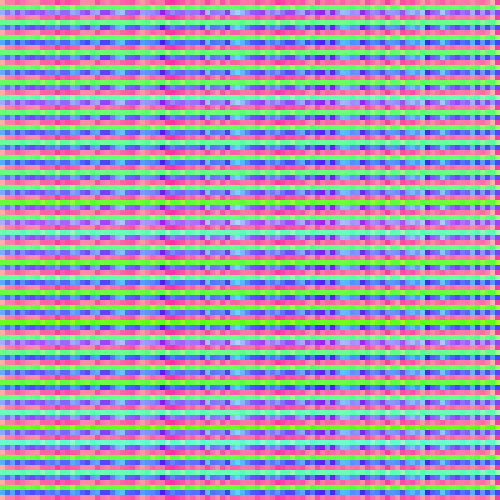
Frame 1 (no input)
Frame 2 (the mouse pressed at the canvas centre, redrawn once): identical to frame 1, image omitted

The p5.js sketch that drew this single still picture (run headless with seeded random() and noise() and a simulated clock; the mouse was pressed at the canvas centre and the sketch redrawn once):

// p5.js sketch
// ── sketch.js
// require https://cdnjs.cloudflare.com/ajax/libs/p5.js/0.5.14/p5.js

function setup() {
  createCanvas(500, 500);
}

function draw() {
  background(0);

  img = createImage(100, 100);
  // img = createImage(500, 500);
  img.loadPixels();
  // noprotect
  // for (var y = 0; y < img.height; y++) {
  //     for (var x = 0; x < img.width; x++) {
  //         var c = color(noise(sin(x*y))*255, noise(x*0.01)*255, noise(x*y,tan(y/x)+0.005)*255, 255);
  //         img.set(x, y, c);
  //     }
  // }

  for (var y = 0; y < img.height; y++) {
    if (y % 3 == 0) {
      for (var x = 0; x < img.width; x++) {
        var c = color(255, noise(sin(x) * 40) * 255, noise((y + 2) % 3) * 255,
          255);
        img.set(x, y, c);
      }
    }
    if (y % 3 == 1) {
      for (var x = 0; x < img.width; x++) {
        var c = color(noise(cos(x)) * 255, 255, noise(y) * 255, 255);
        img.set(x, y, c);
      }
    }
    if (y % 3 == 2) {
      for (var x = 0; x < img.width; x++) {
        var c = color(noise(tan(y)) * 255, noise(x) * 255, 255, 255);
        img.set(x, y, c);
      }
    }
  }


  img.updatePixels();

  noSmooth();
  image(img, 0, 0, width, height);
  noLoop();
}
